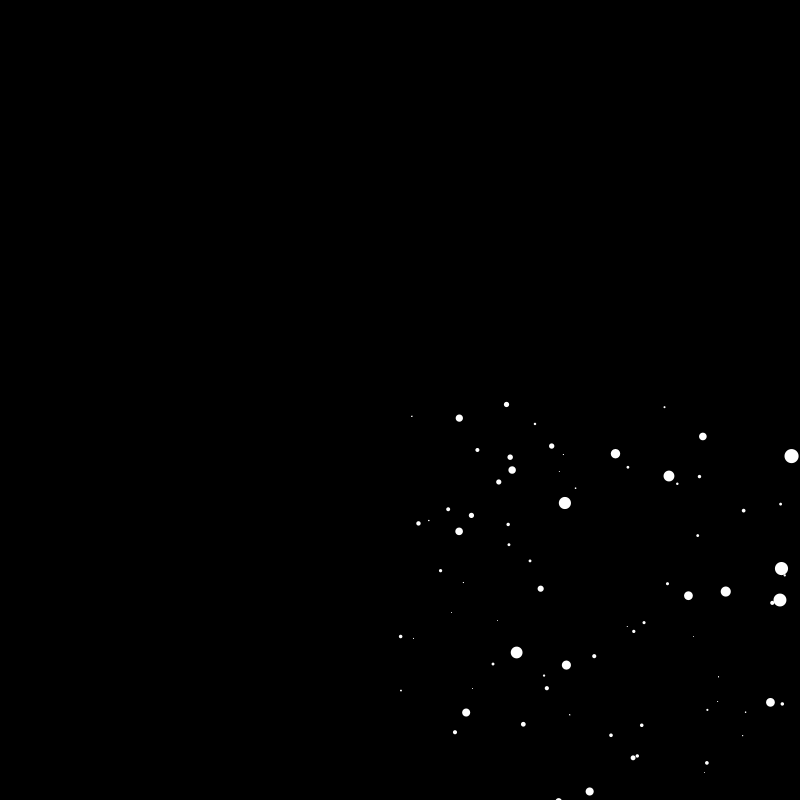
Frame 1 (no input)
Frame 60 (the mouse pressed at the canvas centre just before this capture): identical to frame 1, image omitted
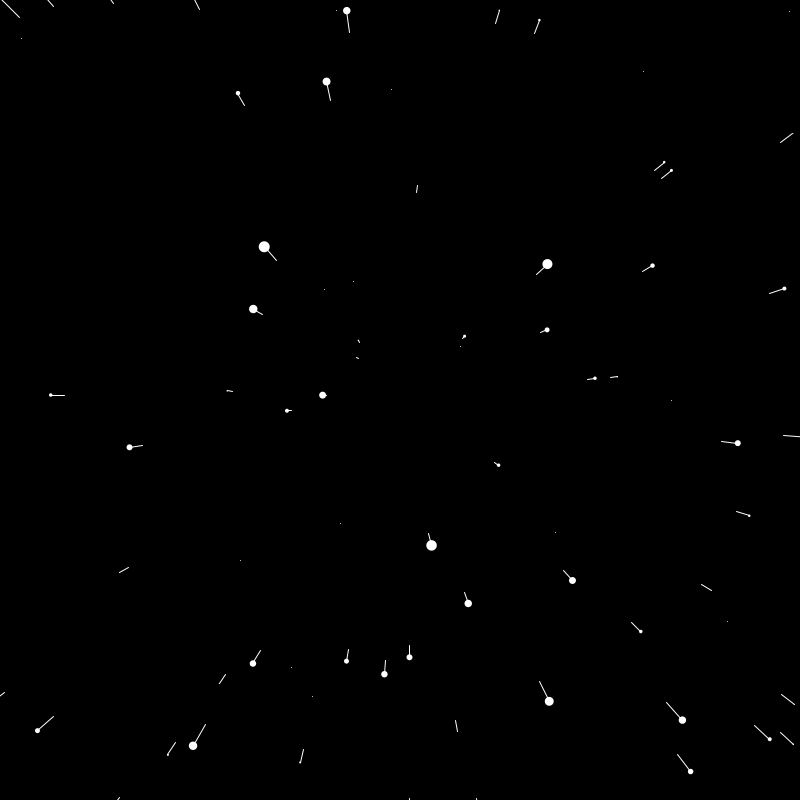
Frame 120 (the mouse held since frame 60 and released just before this capture)

The Processing sketch that drew these frames (run headless with seeded random() and noise(); from frame 60 on, the mouse is pressed at the canvas centre):

// Processing sketch: LightSpeed
// ── LightSpeed.pde
Star[] stars = new Star[800];

float speed;


void setup() {
  
  
  size(800, 800);
  for(int i = 0; i < stars.length; i++){
    
    stars[i] = new Star();
  }
  
  
}



void draw() {
  
  speed = map(mouseX, 0, width, 0, 50);
  background(0);
  translate(width/2, height/2);
  for(int i = 0; i < stars.length; i++){
    
    stars[i].update();
    stars[i].show();
  }
  
}
// ── Star.pde
class Star {

  float x;
  float y;
  float z;
  
  float pz;

  Star() {

    x = random(0, width);
    y = random(0, height);
    z = random(width);
    
    pz = z;
  }

  void update() {

    z = z - speed;
    if (z < 1) {

      z = width;
      x = random(-width, width);
      y = random(-height, height);
      
      pz = z;
    }
  }

  void show() {

    fill(255);
    noStroke();

    float sx = map(x/z, 0, 1, 0, width);
    float sy = map(y/z, 0, 1, 0, height);
    
    float r = map(z, 0, width, 16, 0);
    ellipse(sx, sy, r, r);
    
    float px = map(x/pz, 0, 1, 0, width);
    float py = map(y/pz, 0, 1, 0, height);
    
    pz = z;
    stroke(255);
    line(px, py, sx, sy);
  }
}
